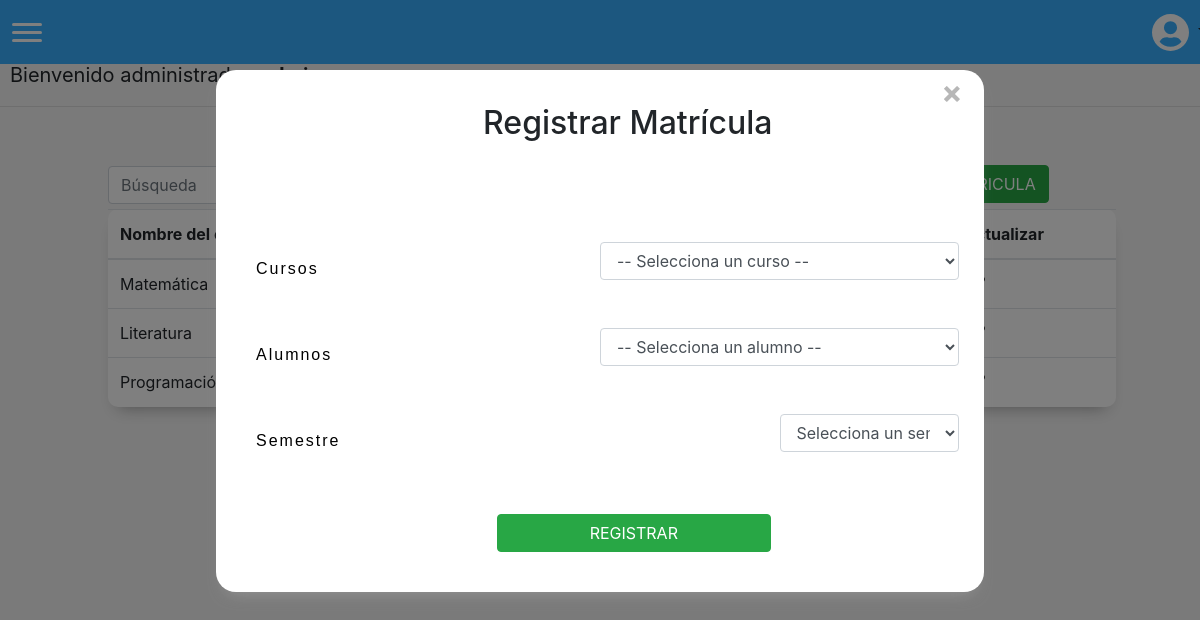
Page /matricularalumno (signed in) on the earlier database version.
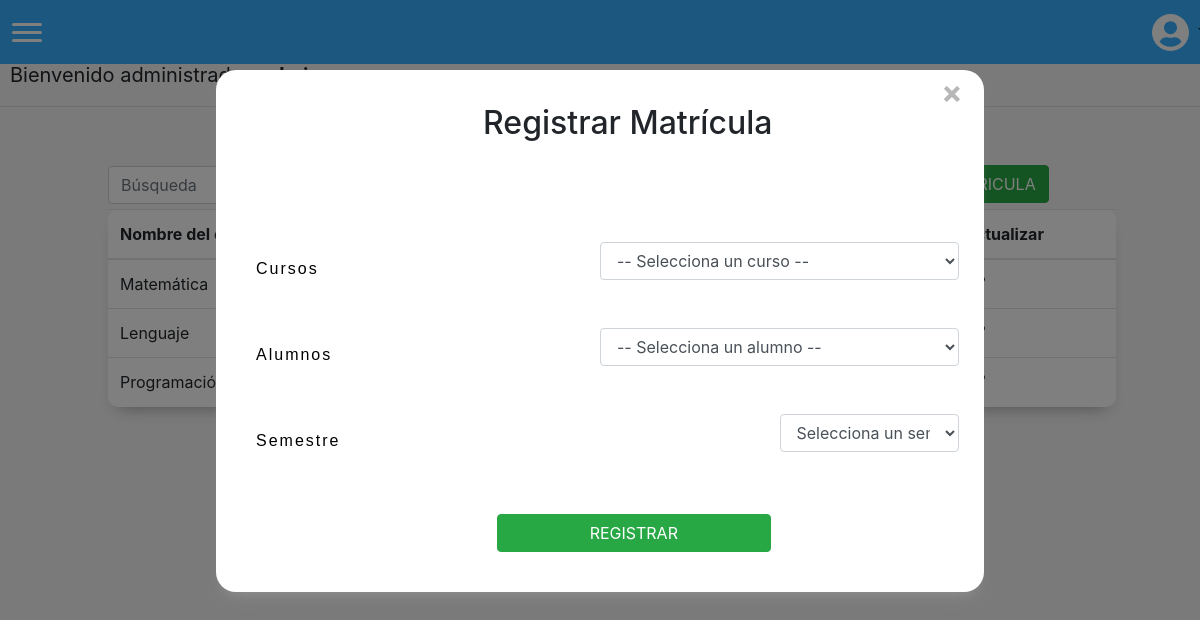
Same page on the later database version.
### matricula/models.py (models this page shows)
class Curso(models.Model):
    nombreCurso = models.CharField(max_length=255, unique=True)
    profesor = models.ForeignKey(Profesor, on_delete=models.CASCADE, related_name="profesor")
    activo = models.BooleanField()
    vacantes = models.IntegerField(default=0)

### matricula/views.py (the view, shortened to what this page needs)
# urls.py: path('matricularalumno', views.matricularAlumno, name='matricularalumno'),
@login_required(login_url='/login')
def matricularAlumno(request):
    return render(request, "matricula/matricularalumno.html", {
            'cursos': Curso.objects.all(),
            'alumnos': Alumno.objects.all()
        })

### matricula/templates/matricula/matricularalumno.html (shortened to what this page needs)
{% extends "matricula/layout.html" %}
{% block body %}
<div id="Form" style="top:70px;">
    <h2 id="formTitle">Registrar Matrícula</h2>
    <p style="color: red;">{{completo}}</p>
    <p style="color: red;">{{mensaje}}</p>
    <form action="{% url 'matricularalumno' %}" method="post">
        <div id="registerForm">
            <div class="form-group row">
                <p class="col-sm-6">Cursos</p>
                <select id="selectCurso" class="form-control col-sm-6" name="curso" placeholder="Curso" required>
                    <option disabled selected value>-- Selecciona un curso --</option>
                </select>
            </div>
            <div class="form-group row">
                <p class="col-sm-6">Alumnos</p>
                <select id="selectAlumno" class="form-control col-sm-6" name="alumno" placeholder="Alumno" required>
                    <option disabled selected value>-- Selecciona un alumno --</option>
                </select>
            </div>
            <div class="form-group row">
                <p class="col-sm-6">Semestre</p>
                <select id="selectSemestre" class="form-control col-sm-3" style="display: inline; margin-left: 25%;" name="semestre" placeholder="Semestre" required>
                    <option value="" disabled selected value>Selecciona un semestre</option>
                </select>
            </div>
        </div>
        <input id="btnShowConfirmation" class="btn btn-success" value="REGISTRAR" onclick="showConfirmation()" style="margin-left: 35%; margin-top: 14px;">
    </form>
</div>
<button id="options" class="btn btn-success" onclick="changeWindow()">NUEVA MATRICULA</button>
<div>
    <table id="tabla" class="table">
    <thead>
            <tr>
                <th scope="col">
                    Nombre del curso
                </th>
                <th scope="col">
                </th>
                <th scope="col">
                </th>
                <th scope="col">
                </th>
                <th scope="col">
                    Actualizar
                </th>
            </tr>
        </thead>
        <tbody>
            {% for curso in cursos %}
            <tr>
                <td scope="row">
                    {{curso.nombreCurso}}
                </td>
                <td scope="row">
                </td>
                <td scope="row">
                </td>
                <td scope="row">
                </td>
                <td scope="row">
                </td>
            </tr>
            {% endfor %}
        </tbody>
    </table>
</div>
{% endblock %}

Differences in the rows shown:
changed Curso: nombreCurso "Literatura" → "Lenguaje"
